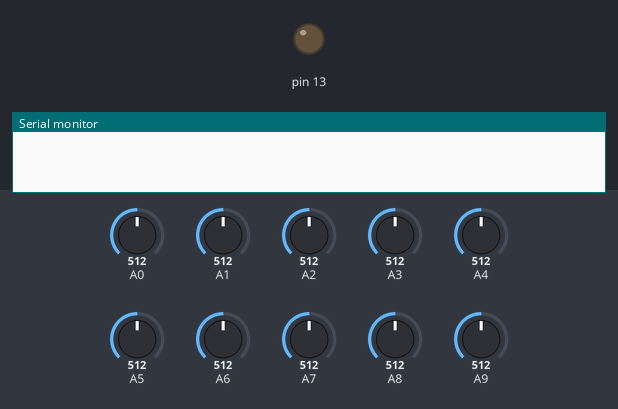
A sketch run on a simulated Arduino Mega 2560, built with avr-gcc and run on an emulated ATmega2560. Shown: output pins drawn as LEDs (lit = HIGH), the last lines printed to the serial monitor. Inputs (shaded band) come from the test bench; at power-on: A0 = 512, A1 = 512, A2 = 512, A3 = 512, A4 = 512, A5 = 512, A6 = 512, A7 = 512, A8 = 512, A9 = 512.

Above: at 0.1 s.
At 0.6 s:
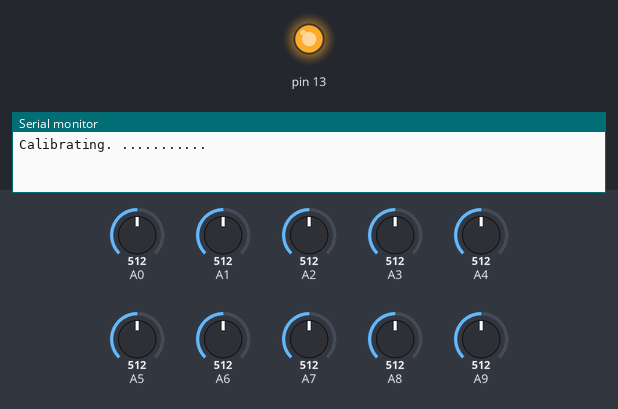
Timing chart, 0 to 12.0 s (numbered marks = the images above):
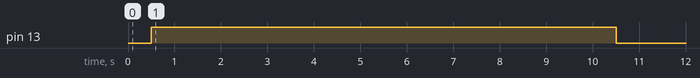

The sketch:

QTRLibrary_GenericAnalogArray_techshopBD.ino
```cpp
#include <QTRSensors.h>

//library link: https://www.pololu.com/docs/0J19/all
//tested with: https://techshopbd.com/product-categories/sensors/2494/analog-ir-sensor-array-10b-techshop-bangladesh

/**
  LFR Codes
  Name: QTRLibrary_GenericAnalogArray_techshopBD.ino
  Purpose: Interfacing generic analogue 10 IR array with QTR library

  @author Sakib Ahmed (#ahmadSum1)
  @version 1.0 15/10/18


   This example is modied from "QTRAExample" to work with a generic analogue 10 IR array.
   These reflectance sensors should be connected to analog inputs (A0 to A9).

   The setup phase of this example calibrates the sensor for ten seconds and turns on
   the LED built in to the Arduino on pin 13 while calibration is going on.
   During this phase, you should expose each reflectance sensor to the lightest and
   darkest readings they will encounter.
   For example, if you are making a line follower, you should slide the sensors across the
   line during the calibration phase so that each sensor can get a reading of how dark the
   line is and how light the ground is.  Improper calibration will result in poor readings.
   If you want to skip the calibration phase, you can get the raw sensor readings
   (analog voltage readings from 0 to 1023) by calling qtra.read(sensorValues)
   instead of qtra.readLine(sensorValues, QTR_EMITTERS_ON, true).

   The main loop of the example reads the calibrated sensor values and uses them to
   estimate the position of a line.  You can test this by taping a piece of 3/4" black
   electrical tape to a piece of white paper and sliding the sensor across it.  It
   prints the sensor values to the serial monitor as numbers from 0 (maximum reflectance)
   to 1000 (minimum reflectance) followed by the estimated location of the line as a number
   from 0 to 9000.  1000 means the line is directly under sensor 1, 2000 means directly
   under sensor 2, etc.  0 means the line is directly under sensor 0 or was last seen by
   sensor 0 before being lost.  9000 means the line is directly under sensor 9 or was
   last seen by sensor 9 before being lost.
*/

#define NUM_SENSORS             10  // number of sensors used
#define NUM_SAMPLES_PER_SENSOR  4  // average 4 analog samples per sensor reading
#define EMITTER_PIN   QTR_NO_EMITTER_PIN  // Since there is no emitter(ir LED) control option in this Sensor

// sensors 0 through 9 are connected to analog inputs A0 through A9, respectively (right to left)
QTRSensorsAnalog qtra( (unsigned char[]) {
  A9, A8, A7, A6, A5, A4, A3, A2, A1, A0
}, NUM_SENSORS, NUM_SAMPLES_PER_SENSOR, EMITTER_PIN);

unsigned int sensorValues[NUM_SENSORS];   //array to store Sensor readings


void setup()
{
  delay(500);
  Serial.begin(9600); // set the data rate in bits per second for serial data transmission

  calibrateSensors();  // read the description above for details on calibrating

  delay(1000);
}


void loop()
{
  // read calibrated sensor values and obtain a measure of the line position from 0 to 9000 (right to left)
  // To get raw sensor values, call:
  //  qtra.read(sensorValues); instead of unsigned int position = qtra.readLine(sensorValues);
  unsigned int position = qtra.readLine(sensorValues, QTR_EMITTERS_ON, true);

  // print the sensor values as numbers from 0 to 1000, where 0 means maximum reflectance and
  // 1000 means minimum reflectance, followed by the line position
  for (unsigned char i = 0; i < NUM_SENSORS; i++)
  {
    Serial.print(sensorValues[i]);
    Serial.print('\t');
  }
  //Serial.println(); // uncomment this line if you are using raw values
  Serial.print('\t');
  Serial.println(position); // comment this line out if you are using raw values

  delay(100);
}


void calibrateSensors() {
  Serial.print("Calibrating. ");
  pinMode(13, OUTPUT);
  digitalWrite(13, HIGH);    // turn on Arduino's LED to indicate we are in calibration mode
  for (int i = 0; i < 400; i++)  // make the calibration take about 10 seconds
  {
    qtra.calibrate();       // reads all sensors 10 times at 2.5 ms per six sensors (i.e. ~25 ms per call)
    Serial.print('.');
  }
  Serial.println();
  Serial.println("Calibration complete ");
  digitalWrite(13, LOW);     // turn off Arduino's LED to indicate we are through with calibration
  // print the calibration maximum values measured
  for (int i = 0; i < NUM_SENSORS; i++) {
    Serial.print(qtra.calibratedMinimumOn[i]);
    Serial.print(' ');
  }
  Serial.println();
  // print the calibration maximum values measured
  for (int i = 0; i < NUM_SENSORS; i++) {
    Serial.print(qtra.calibratedMaximumOn[i]);
    Serial.print(' ');
  }
  Serial.println();
}
```
